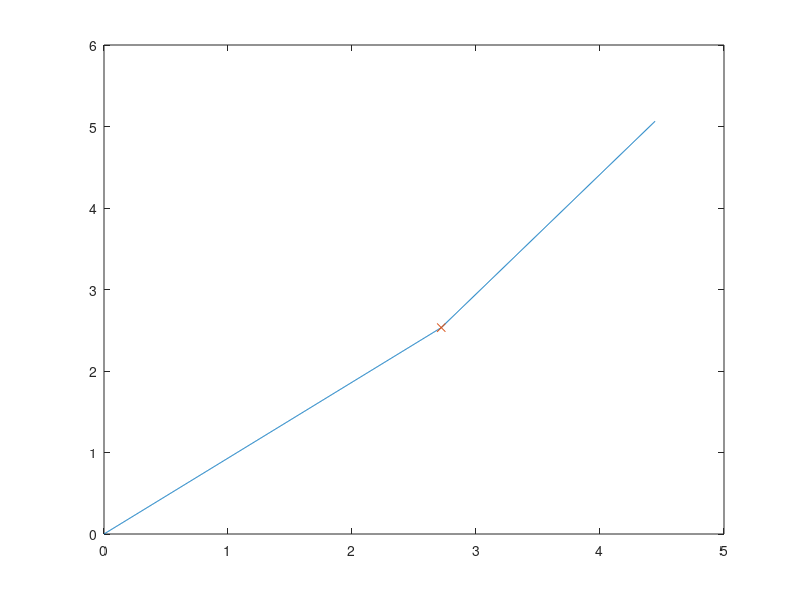

Recreate this plot in MATLAB. (Note: this script raises an error after producing the figure.)
clc
clear
RND = @(l, u) rand(1)*(u-l) + l;

clc

%  Create test E-P uniform
start = 0;
stop = RND(3, 5);
span = stop-start;
mid_point = RND(start+0.2*span, stop - 0.3*span);
step = RND(0.001, 0.01);
amp = RND(2, 3);


k1 = amp/(mid_point - start);
k2 = amp/(stop - mid_point);

x1 = start : step : mid_point;
x2 = mid_point : step : stop;

y1 = k1*(x1 - mid_point);
y2 = k2*(x2 - mid_point);

x = [x1 x2];
y = [y1 y2] + 0.0;
y_shift = y - min(y)
y_med = (max(y) - min(y)) * 0.5
median = interp1(y_shift, x, y_med)
clearvars x1 x2 y1 y2


plot(x, y_shift)
hold on
plot(mid_point, - min(y), 'x')


loop.E.p = x;
loop.P.p = y;
loop.I = y;

med = getting_median(loop);

xline(med,'ro')
% yline(y_med,'go')
% xline(median,'go')



















